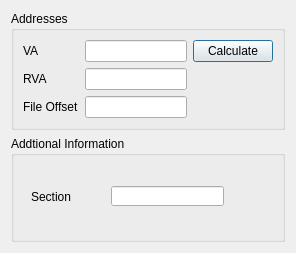
<?xml version="1.0" encoding="UTF-8"?>
<ui version="4.0">
 <class>File_Location_Calculator</class>
 <widget class="QDialog" name="File_Location_Calculator">
  <property name="geometry">
   <rect>
    <x>0</x>
    <y>0</y>
    <width>296</width>
    <height>253</height>
   </rect>
  </property>
  <property name="windowTitle">
   <string>Dialog</string>
  </property>
  <layout class="QGridLayout" name="gridLayout">
   <item row="1" column="0">
    <widget class="QGroupBox" name="groupBox_2">
     <property name="title">
      <string>Addtional Information</string>
     </property>
     <widget class="QLabel" name="label_4">
      <property name="geometry">
       <rect>
        <x>20</x>
        <y>50</y>
        <width>51</width>
        <height>21</height>
       </rect>
      </property>
      <property name="text">
       <string>Section</string>
      </property>
     </widget>
     <widget class="QLineEdit" name="BelongSection">
      <property name="geometry">
       <rect>
        <x>100</x>
        <y>50</y>
        <width>113</width>
        <height>20</height>
       </rect>
      </property>
     </widget>
    </widget>
   </item>
   <item row="0" column="0">
    <widget class="QGroupBox" name="groupBox">
     <property name="title">
      <string>Addresses</string>
     </property>
     <layout class="QGridLayout" name="gridLayout_2">
      <item row="2" column="0">
       <widget class="QLabel" name="label_3">
        <property name="text">
         <string>File Offset</string>
        </property>
       </widget>
      </item>
      <item row="0" column="1">
       <widget class="QLineEdit" name="VA"/>
      </item>
      <item row="1" column="1">
       <widget class="QLineEdit" name="RVA"/>
      </item>
      <item row="2" column="1">
       <widget class="QLineEdit" name="File_Offset"/>
      </item>
      <item row="1" column="0">
       <widget class="QLabel" name="label_2">
        <property name="text">
         <string>RVA</string>
        </property>
       </widget>
      </item>
      <item row="0" column="0">
       <widget class="QLabel" name="label">
        <property name="text">
         <string>VA</string>
        </property>
       </widget>
      </item>
      <item row="0" column="2">
       <widget class="QPushButton" name="pushButton">
        <property name="text">
         <string>Calculate</string>
        </property>
       </widget>
      </item>
     </layout>
    </widget>
   </item>
  </layout>
 </widget>
 <resources/>
 <connections/>
</ui>
